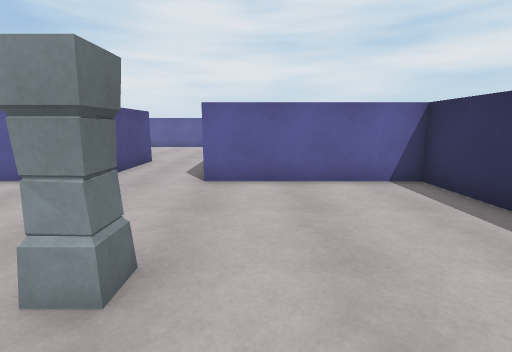
View 1 (above)

18 first-person views from a walk through a Unity game level. The camera is 1.4 m above the floor, tilts 10° down and sees 85° across. The floor is counted in squares, 1 m on a side. Each view is taken from the middle of a square. On the plan, view 1 faces up. The plan holds only what a view shows up to about 14 squares ahead; the rest is blank. The place goes on beyond the plan. Surface patterns are stand-ins for the level's own textures.

View 2
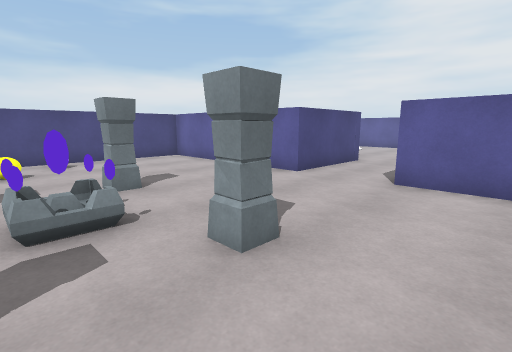

View 3
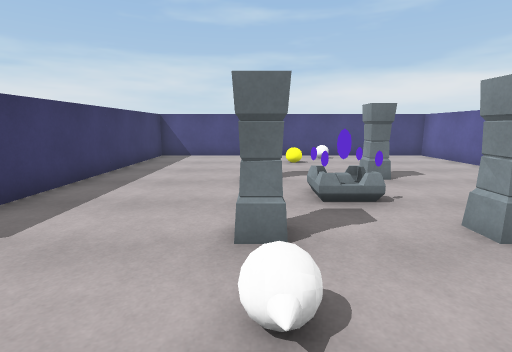

View 4
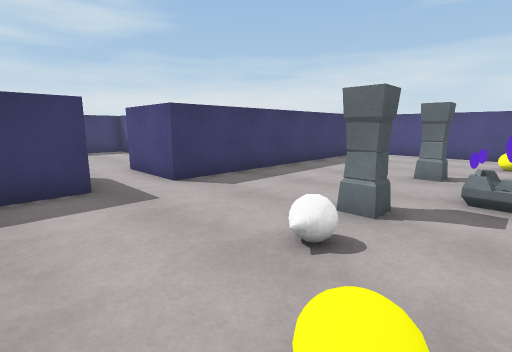

View 5
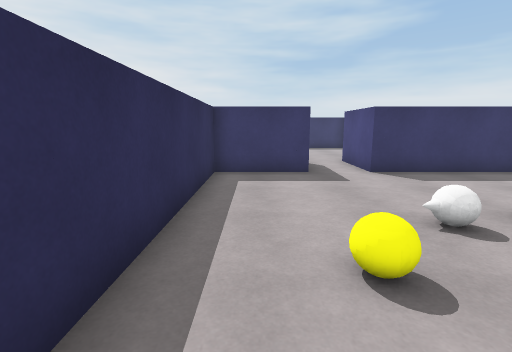

View 6
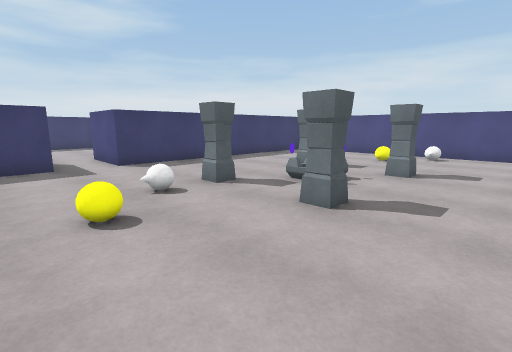

View 7
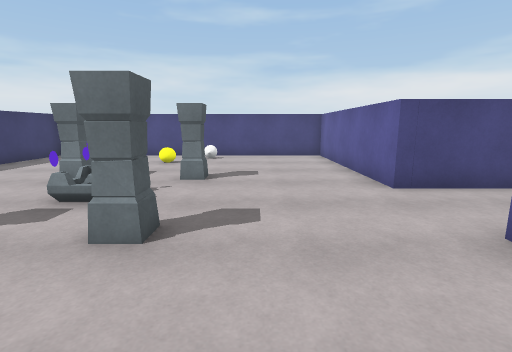

View 8
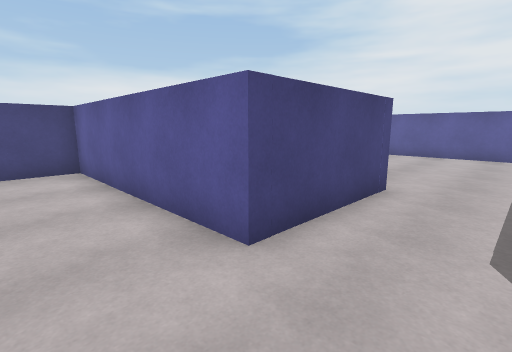

View 9
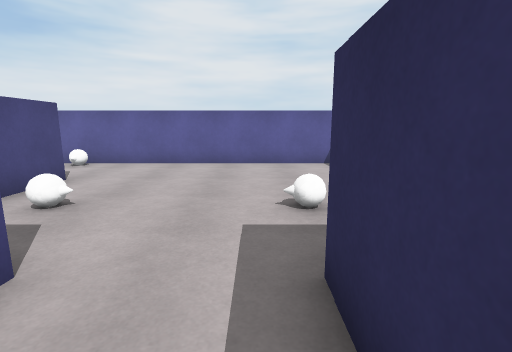

View 10
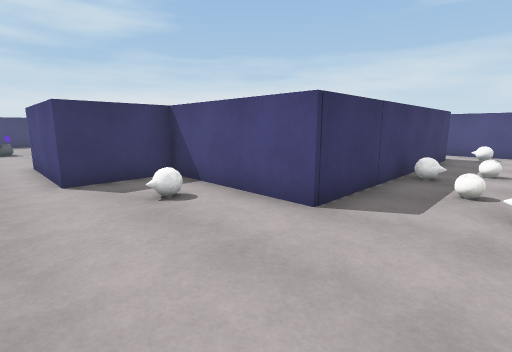

View 11
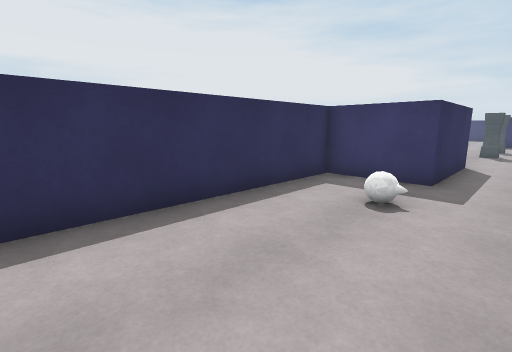

View 12
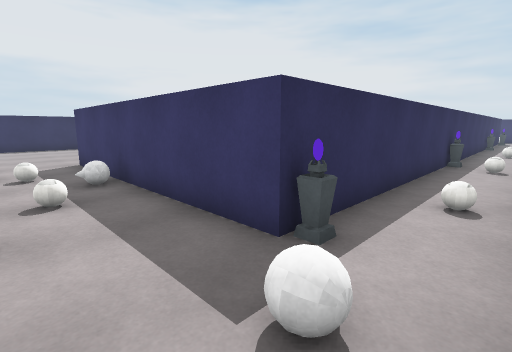

View 13
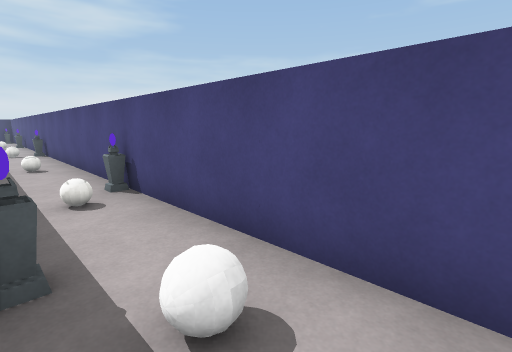

View 14
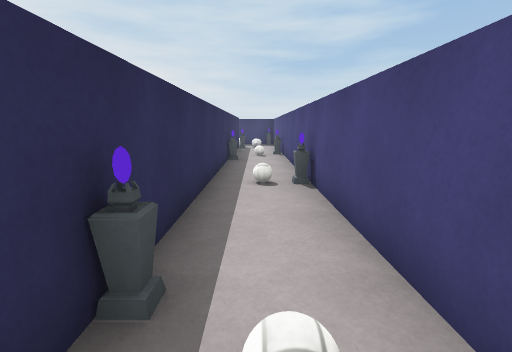

View 15
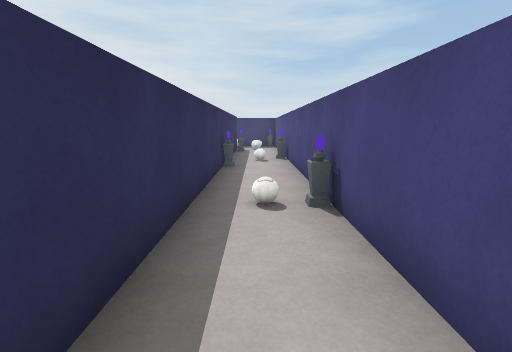

View 16
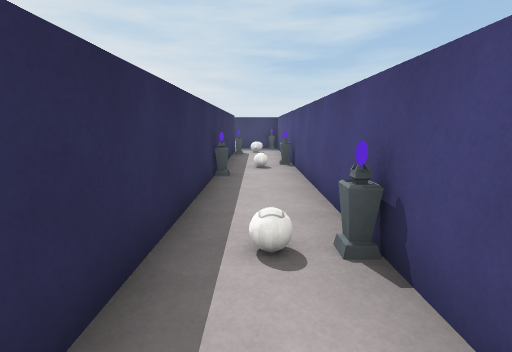

View 17
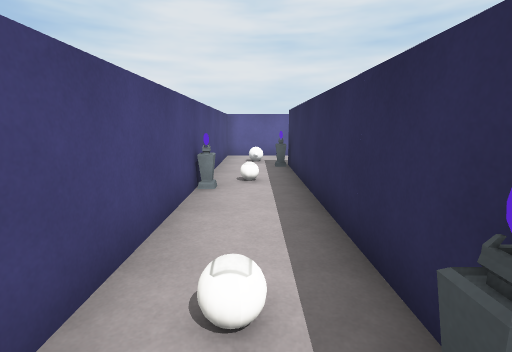

View 18
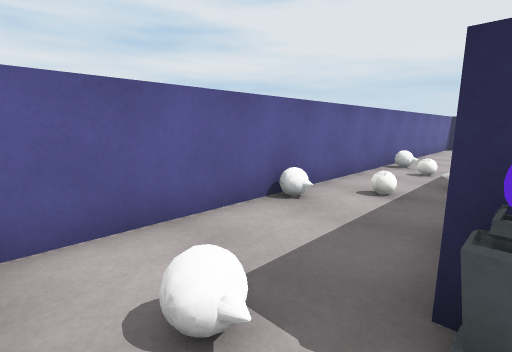

### Floor plan
Points are (right, up) in squares from view 1. A wall is a line through its corners. A room is listed if a view was taken in it or the views show most of it. See-through windows are left out.
Room 1 (views 1, 2, 3, 4, 5, 6, 7, 8)
walls: (-4.3, 7.2) (-11.8, 7.2) (-11.8, -5.6) (-0.6, -5.6) (-0.6, -6.5); (1.2, -5.6) (4.3, -5.6) (4.3, 1.9); (4.3, 4.5) (4.3, 7.2) (-1.4, 7.2)
ways out: opening at (-2.5, 7.5) to room 2; opening at (4.5, 4)
objects: yellow ball (-9, 1); pillar (-6, -1); pillar (-6, 2); other object (-4, 0) to (-4, 1); pillar (-2, -1) to (-1, -1); pillar (-2, 2) to (-1, 2); yellow ball (2, 1)
Room 2 (views 9, 10, 11, 12, 13, 14, 15, 16, 17, 18)
walls: (-16.6, 16.4) (-7.1, 16.4) (-7.1, 11.4) (-4.3, 11.4) (-4.3, 7.2); (1, 19.8) (-19.4, 19.8) (-19.4, -5.4); (-1.4, 7.2) (-1.4, 11.4) (1.5, 11.4) (1.5, 18.9); (-16.8, -6.5) (-16.8, 15.6)
ways out: opening at (-2.5, 7.5) to room 1; opening at (-8.5, 16)
objects: other object (-19, -6); other object (-19, 2); other object (-19, 12); ball (-18, -5); ball (-18, 2); ball (-18, 8); ball (-18, 13); other object (-17, -3); other object (-17, 7); other object (-17, 16); ball (-13, 18); ball (-10, 18); other object (-6, 14); other object (-1, 14)

Where each view was taken, in squares from view 1:
view 1: 0 up, 0 right, facing up
view 2: 0 up, 1 right, facing up-left
view 3: 1 down, 2 right, facing left
view 4: 1 up, 3 right, facing down-left
view 5: 3 up, 3 right, facing down
view 6: 5 up, 3 right, facing down-left
view 7: 4 up, 2 right, facing left
view 8: 5 up, 2 left, facing up-left
view 9: 9 up, 2 left, facing up
view 10: 19 up, 3 left, facing down-left
view 11: 19 up, 3 left, facing down-right
view 12: 19 up, 19 left, facing down-right
view 13: 19 up, 17 left, facing down-left
view 14: 9 up, 18 left, facing down
view 15: 7 up, 18 left, facing down
view 16: 5 up, 18 left, facing down
view 17: 6 up, 18 left, facing up
view 18: 16 up, 19 left, facing up-right
